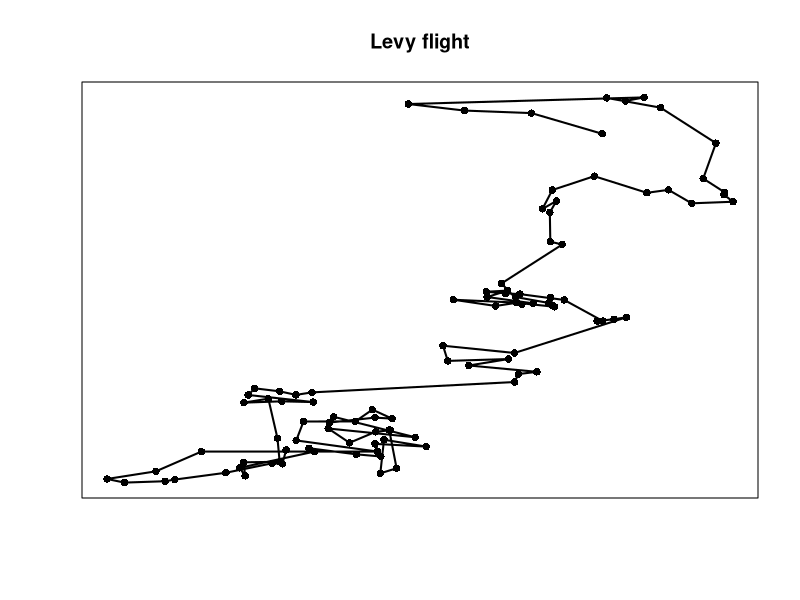
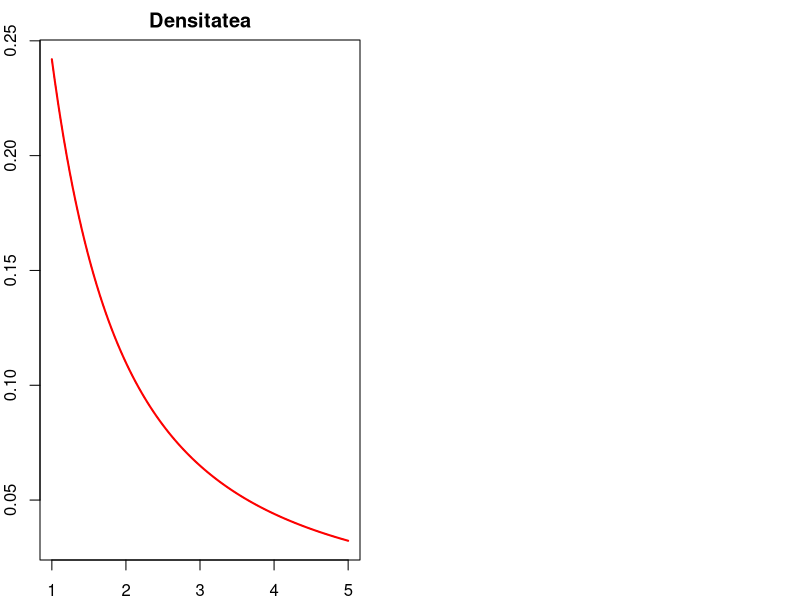

R code for these plots, in order: (Note: this script raises an error after producing the figures.)
plotLevy <- function(n = 100) {
  plot(cumsum(rt(n, df=2)), cumsum(rt(n, df=2)), 
       type = "o", pch = 16, lwd = 2,
       xlab = "", ylab = "", 
       axes = FALSE,
       main = "Levy flight")
  box()
}

dLevy <- function (y, m = 0, s = 1) {
  return (sqrt(s/(2*pi*(y-m)^3))*exp(-s/(2*(y-m))))
}

mLevy <- function (x, m = 0, s = 1) {
  return (integrate(dLevy, lower=m, upper=y, y=y, m=m, s=s)$value)
}

plotLevy()

par(mar=c(2,2,2,2))
op<-par(mfrow=c(1,2))

x <- seq(1, 5, length=100)
plot(x, dLevy(x), type="l", lty=2, main="Densitatea")
lines(x, dLevy(x), lwd=2, col="red")
plot(x, mLevy(x), type="l", lty=2, main="Masa")
lines(x, mLevy(x), lwd=2, col="red")

# intergrand f
f <- function(r,x = 1) x*exp(-r)   # order of arguments reversed
# integral
h <- function(x) integrate(dLevy, lower=1, upper=x, m = 1)$value
g <- Vectorize(h)
plot(x,g(x), col="red")

par(op)
